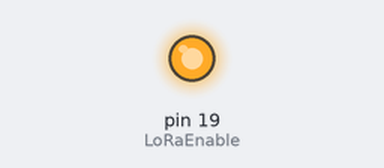
This program was run on a simulated Arduino Mega 2560, built with avr-gcc and run on an emulated ATmega2560. Shown: output pins drawn as LEDs (lit = HIGH). Pins used as bus, display or sensor lines are not drawn; what the program prints to the serial monitor is not drawn.

Above: at 0.1 s.
Timing chart, 0 to 1.6 s (numbered marks = the images above):
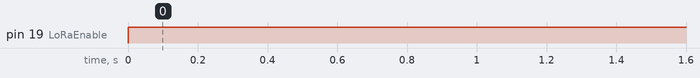

The program:

main.cpp
```cpp
#include <Arduino.h>
#include <rn2xx3.h>

rn2xx3 myLora(Serial2);
const uint8_t LoRaReset = 18;
const uint8_t LoRaEnable = 19;

void setup() {
  // put your setup code here, to run once:
  pinMode(LoRaEnable, OUTPUT);
  digitalWrite(LoRaEnable, HIGH);
  Serial.begin(9600); //Serial computer
  Serial.println("START");
  delay(1000);
  Serial2.begin(57600); //serial lora
  delay(1000);
  Serial.println("INITIALIZE");
  initialize_rn2483();
  delay(1000);
}

void loop() {
  // put your main code here, to run repeatedly:
}

void initialize_rn2483()
{
  //reset rn2483
  pinMode(LoRaReset, OUTPUT);
  digitalWrite(LoRaReset, LOW);
  delay(500);
  digitalWrite(LoRaReset, HIGH);
  delay(100); //wait for the RN2xx3's startup message
  Serial.println("REBOOTED");
  Serial2.flush();
  myLora.autobaud();

  String hweui = myLora.hweui();
  while(hweui.length() != 16)
  {
    delay(10000);
    hweui = myLora.hweui();
  }
  Serial.println(hweui);
  bool join_result = false;
  const char *appEui = "0000000000000000";
  const char *appKey = "153F68488BE1FE937F4ECA5E330FC4D6";
  const char *devEui = "F801000189040000";
  join_result = myLora.initOTAA(appEui, appKey,devEui);
  Serial.println("JOIN OTAA");
  while(!join_result)
  {
    delay(60000); //delay a minute before retry
    join_result = myLora.init();
  }
  Serial.println("JOINED");
}
```

Measured:
- by itself, pin 19 (LoRaEnable): LOW → HIGH at 0.00 s
